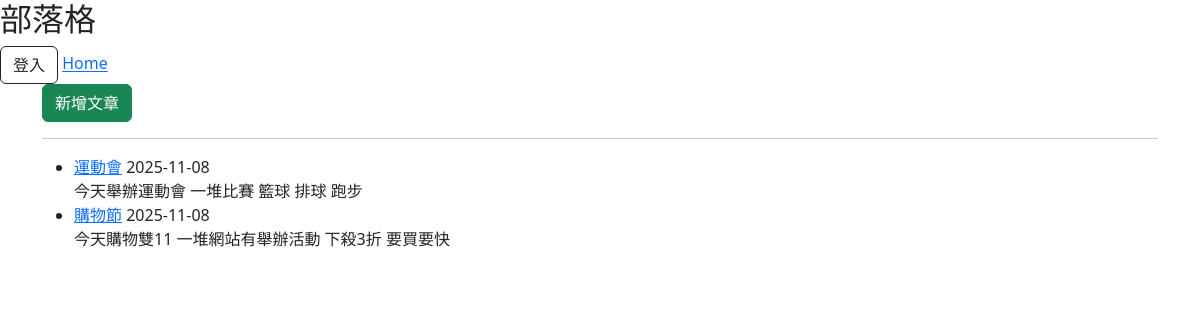
Before: / with the older database file.
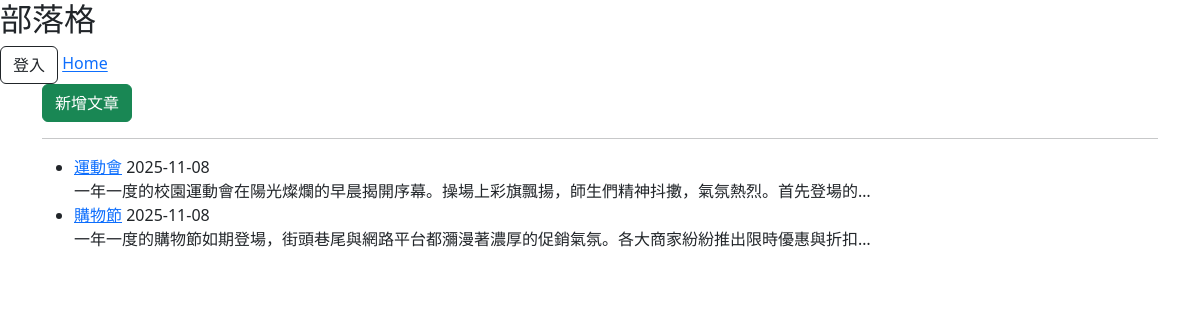
After: the same page with the newer database file.
### myblog/models.py (models this page shows, shortened)
class Post(models.Model):
    title = models.CharField(max_length=60)
    body = models.TextField(max_length=500)
    create_date = models.DateTimeField(auto_now_add=True)
    last_update = models.DateTimeField(auto_now=True)
    like = models.ManyToManyField(User, related_name='like_posts', blank=True)
    favorite = models.ManyToManyField(User, related_name='favorite_posts', blank=True)
    share = models.ManyToManyField(User, related_name='share_posts', blank=True)

### myblog/views.py (the view)
# urls.py: path('',views.PostListView.as_view(), name='post-list'),
class PostListView(ListView):
    model = Post
    context_object_name = 'posts'
    ordering = ['-create_date']

### myblog/templates/myblog/post_list.html (shortened to what this page needs)
{% extends 'base.html' %}
{% block content %}
<a href="{% url 'post-create' %}"><button class="btn btn-success">新增文章</button></a>
<hr>
{% if posts %}
<ul>
    {% for post in posts %}
    <li>
        <a href="{% url 'post-detail' post.pk %}">{{ post.title }}</a>
        {{ post.create_date|date:'Y-m-d' }}
        <br>
        {{ post.body|truncatechars:50 }}
    </li>
    {% endfor %}
</ul>
{% endif %}
{% endblock content %}

Changed rows visible on the page:
changed Post "運動會": body "今天舉辦運動會 一堆比賽 籃球 排球 跑步" → "一年一度的校園運動會在陽光燦爛的早晨揭開序幕。操場上彩旗飄揚，師生們精神抖擻，氣氛熱烈。首先登場的…"
changed Post "購物節": body "今天購物雙11 一堆網站有舉辦活動 下殺3折 要買要快" → "一年一度的購物節如期登場，街頭巷尾與網路平台都瀰漫著濃厚的促銷氣氛。各大商家紛紛推出限時優惠與折扣…"
